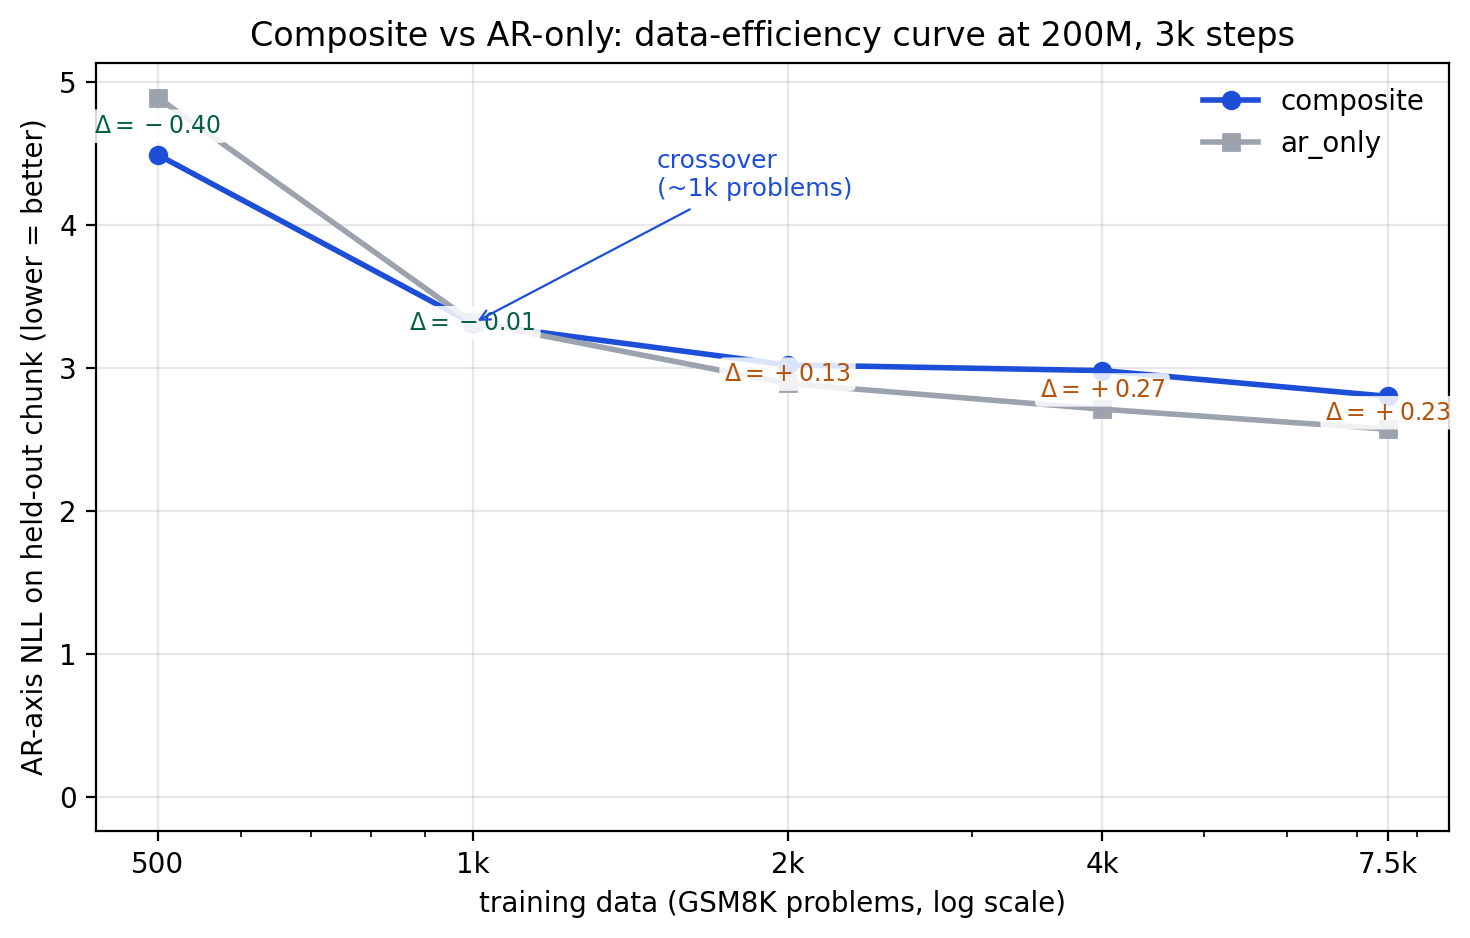

This chart was generated by the following Python code:
"""Figure — data-efficiency crossover for composite vs ar_only AR-NLL.

Headline result of paper_C: composite wins at 500 problems (-0.40 NLL,
5.7sigma), ties at 1000 problems, loses by +0.13 at 2000, +0.26 at 4000,
+0.22 at 7500.

After E3c (the 800/1200/1500 refinement) lands, we extend with three new
data points and re-fit the curve.

Sources:
  - 500 / 2000 / 4000 / 1000 / 7500 → existing T0_PROBES_FINAL.md
  - 800 / 1200 / 1500 → e5/results/e3c_d3_crossover/summary.json (TODO)

Outputs:
  paper_C/figures/fig_data_curve.{png,pdf}
"""

from __future__ import annotations

import json
import sys
from pathlib import Path

import matplotlib.pyplot as plt
import numpy as np


HERE = Path(__file__).resolve().parent
OUT_DIR = HERE
E5_RESULTS = Path("/Users/eren/Documents/ai/sfumato/e5/results")


# Canonical Phase-D anchors (from T0_PROBES_FINAL.md). Values are mean AR-NLL.
ANCHORS = [
    # (size, composite_mean, ar_mean, n_seeds)
    (500, 4.49, 4.89, 3),
    (1000, 3.31, 3.32, 3),
    (2000, 3.02, 2.89, 3),
    (4000, 2.98, 2.71, 3),
    (7500, 2.80, 2.57, 8),
]


def load_e3c():
    """Return list of (size, composite_mean, ar_mean, n) from E3c if available."""
    p = E5_RESULTS / "e3c_d3_crossover" / "summary.json"
    if not p.exists():
        return []
    d = json.loads(p.read_text())
    by_size = {}
    for r in d:
        by_size.setdefault((r["size"], r["variant"]), []).append(r["avg_nll"])
    sizes = sorted({s for (s, _) in by_size})
    rows = []
    for size in sizes:
        comp = by_size.get((size, "composite"), [])
        ar = by_size.get((size, "ar_only"), [])
        if comp and ar:
            rows.append((size, sum(comp) / len(comp), sum(ar) / len(ar), len(comp)))
    return rows


def draw():
    fig, ax = plt.subplots(figsize=(7.5, 4.8))

    # Combine anchors + E3c
    rows = sorted(ANCHORS + load_e3c(), key=lambda r: r[0])
    xs = [r[0] for r in rows]
    deltas = [r[1] - r[2] for r in rows]
    comp = [r[1] for r in rows]
    ar = [r[2] for r in rows]

    # Composite vs AR curves (top)
    ax.plot(xs, comp, marker="o", color="#1d4ed8", linewidth=2.0, label="composite")
    ax.plot(xs, ar, marker="s", color="#9ca3af", linewidth=2.0, label="ar_only")

    # Crossover line at delta=0
    ax.axhline(0, color="#374151", linewidth=0.6, linestyle=":", alpha=0.0)

    ax.set_xscale("log")
    ax.set_xticks([500, 1000, 2000, 4000, 7500])
    ax.set_xticklabels(["500", "1k", "2k", "4k", "7.5k"])
    ax.set_xlabel("training data (GSM8K problems, log scale)")
    ax.set_ylabel("AR-axis NLL on held-out chunk (lower = better)")
    ax.set_title("Composite vs AR-only: data-efficiency curve at 200M, 3k steps")
    ax.grid(True, alpha=0.3)
    ax.legend(loc="upper right", frameon=False)

    # Delta annotations
    for x, c, a in zip(xs, comp, ar):
        d = c - a
        ymid = (c + a) / 2
        sign = "+" if d > 0 else ""
        col = "#b45309" if d > 0 else "#065f46"
        ax.annotate(f"$\\Delta = {sign}{d:.2f}$",
                    xy=(x, ymid), xytext=(0, 0), textcoords="offset points",
                    fontsize=8.5, color=col, ha="center", va="center",
                    bbox=dict(boxstyle="round,pad=0.2", facecolor="white",
                              edgecolor="none", alpha=0.85))

    # Annotate the crossover
    ax.annotate("crossover\n(~1k problems)", xy=(1000, 3.31), xytext=(1500, 4.2),
                fontsize=9, color="#1d4ed8",
                arrowprops=dict(arrowstyle="->", color="#1d4ed8", lw=0.8))

    fig.tight_layout()
    out_png = OUT_DIR / "fig_data_curve.png"
    out_pdf = OUT_DIR / "fig_data_curve.pdf"
    fig.savefig(out_png, dpi=200, bbox_inches="tight")
    fig.savefig(out_pdf, bbox_inches="tight")
    print(f"wrote {out_png}")
    print(f"wrote {out_pdf}")
    print(f"included E3c data: {bool(load_e3c())}")


if __name__ == "__main__":
    draw()
